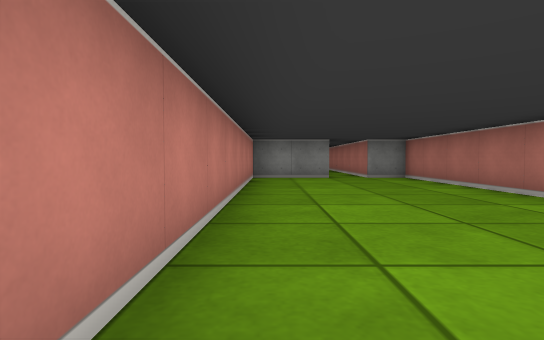
View 1 (above)

22 first-person views from a walk through a cub3D level. The camera is about half as high as the walls, tilts 2° down and sees 80° across. The floor is counted in squares. Each view is taken from the middle of a square. On the plan, view 1 faces up. The plan holds only what a view shows up to about 9 squares ahead; the rest is blank.

View 2
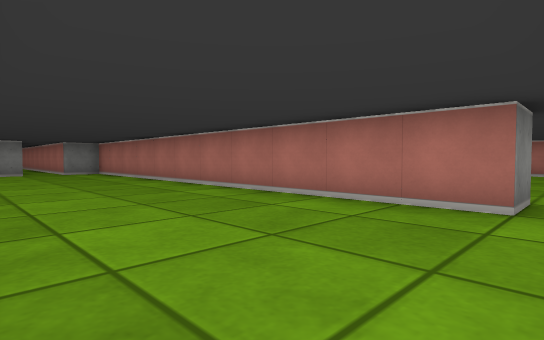

View 3
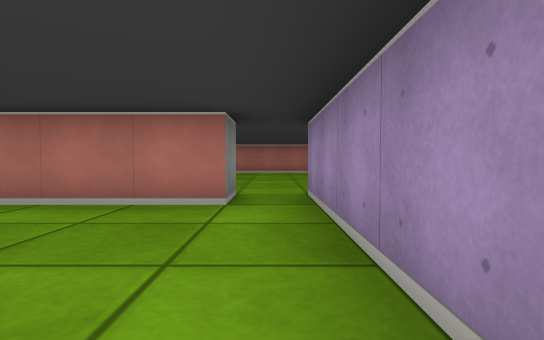

View 4
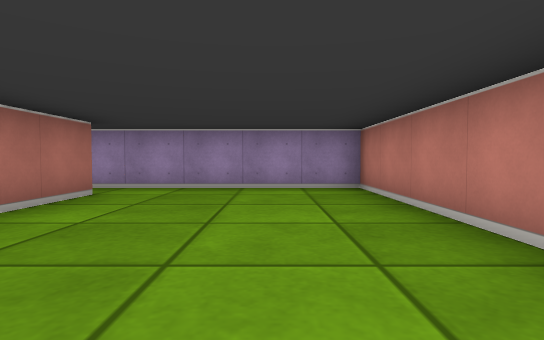

View 5
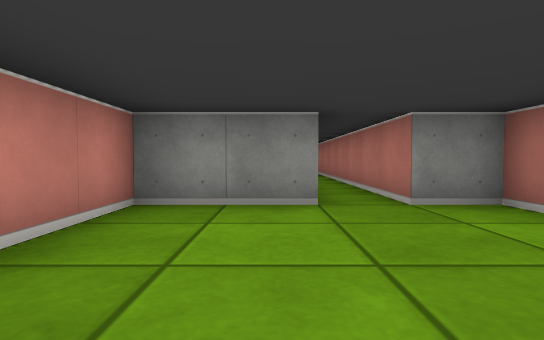

View 6
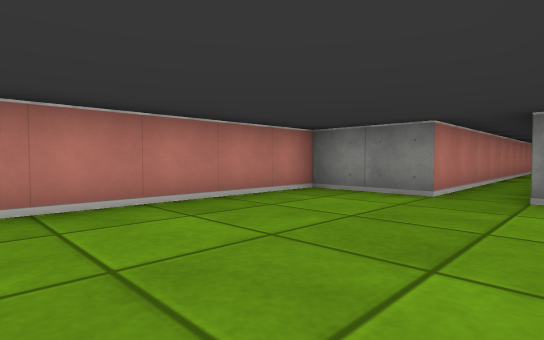

View 7
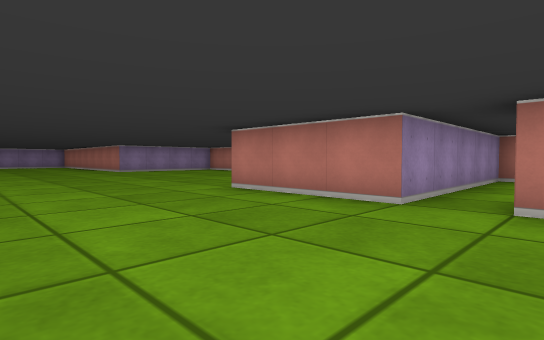

View 8
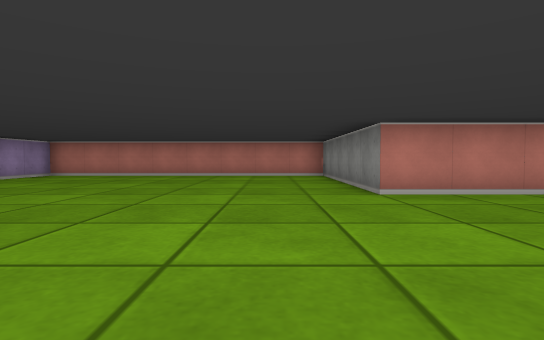

View 9
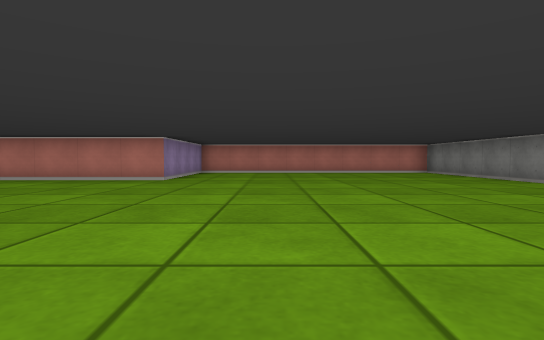

View 10
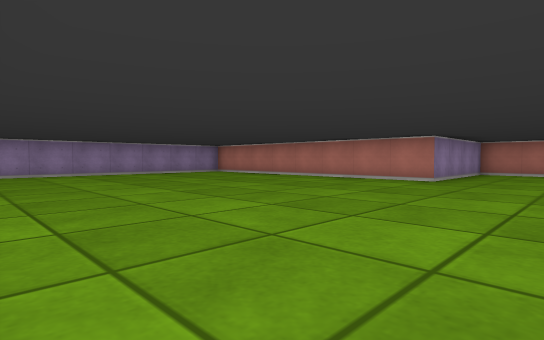

View 11
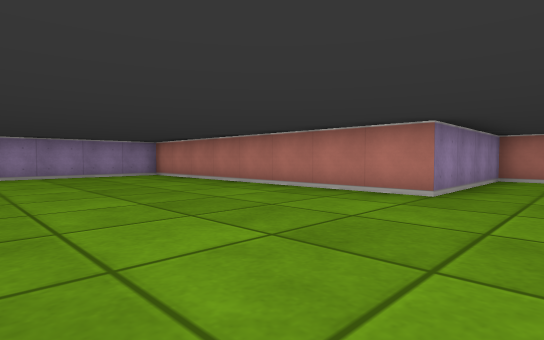

View 12
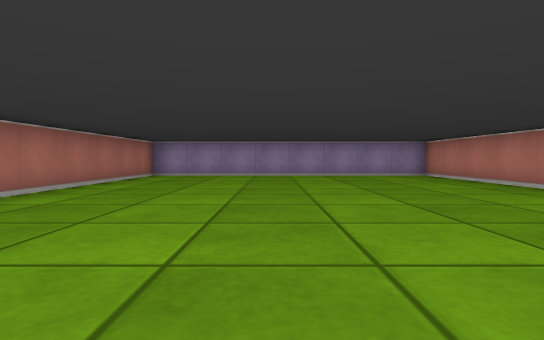

View 13
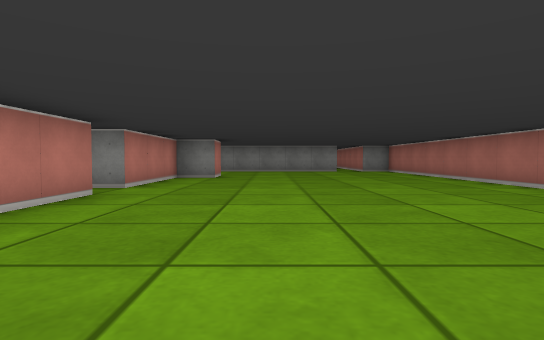

View 14
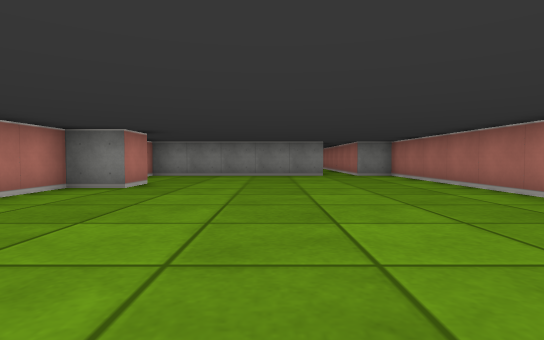

View 15
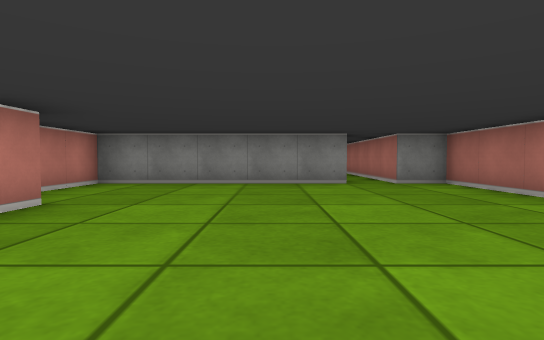

View 16
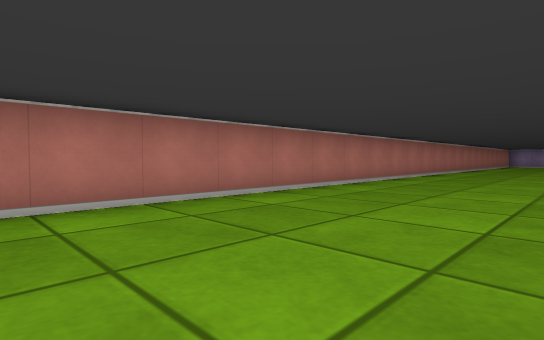

View 17
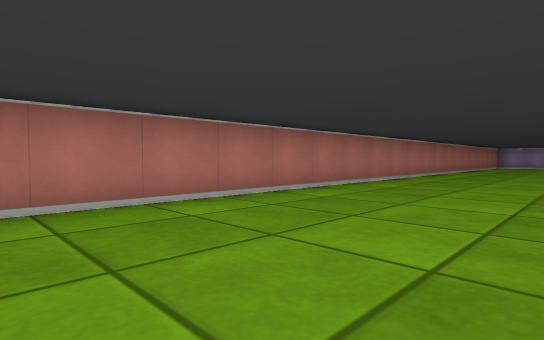

View 18
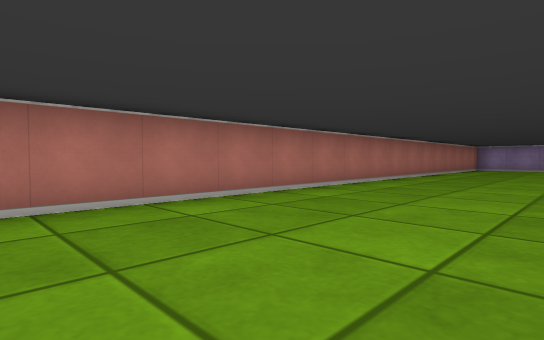

View 19
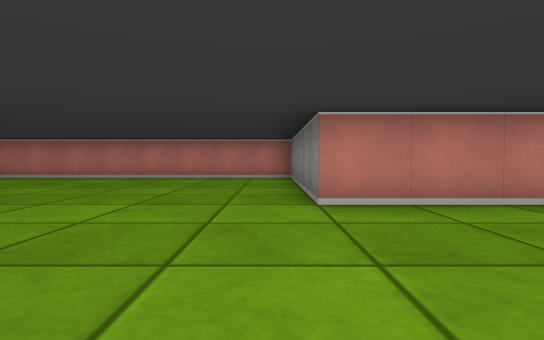

View 20
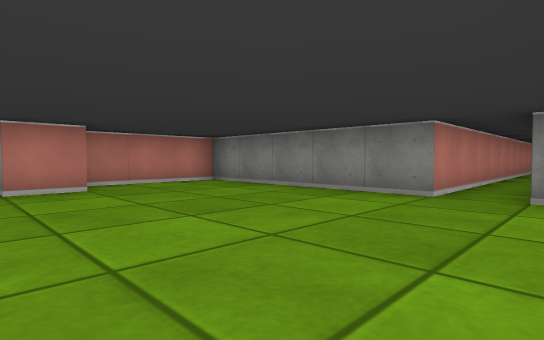

View 21
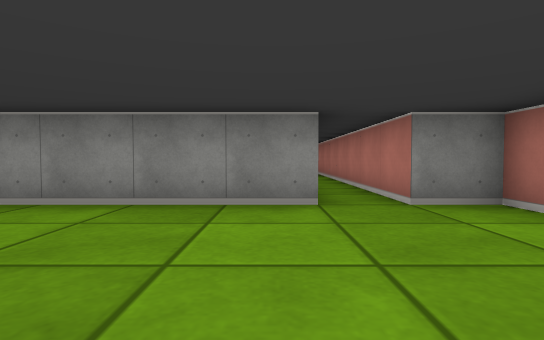

View 22
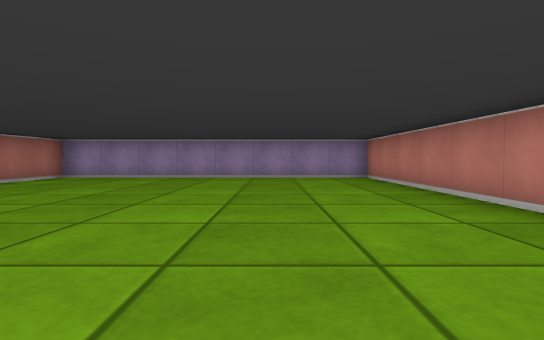

### Floor plan
Points are (right, up) in squares from view 1. A wall is a line through its corners. A room is listed if a view was taken in it or the views show most of it. See-through windows are left out.
Room 1 (views 1, 2, 3, 4, 5, 6)
walls: (1.5, 15.2) (1.5, 8.5) (-0.5, 8.5) (-0.5, -3.5) (4.5, -3.5); (4.5, -2.5) (3.5, -2.5) (3.5, 8.5) (2.5, 8.5) (2.5, 14)
ways out: opening at (4, -3) to room 2
Room 2 (views 7, 8, 9, 10, 11, 12, 13, 14, 15, 16, 17, 18, 19, 20, 21, 22)
walls: (4.5, -3.5) (4.5, -6.5) (-0.5, -6.5) (-0.5, -14.5) (3.5, -14.5) (3.5, -22.5) (11.5, -22.5) (11.5, 4.5) (10.5, 4.5) (10.5, 10); (5.5, 1.5) (5.5, 0.5) (4.5, 0.5) (4.5, -2.5); (9.5, 11.2) (9.5, 4.5) (4.5, 4.5) (4.5, 1.8)
ways out: opening at (4, -3) to room 1

Positions as (right, up) in squares from view 1, and headings:
1: (0, 0), facing up
2: (0, -3), facing up-right
3: (0, -3), facing right
4: (1, 2), facing down
5: (1, 5), facing up
6: (3, 4), facing up-left
7: (8, -2), facing down-left
8: (9, -8), facing left
9: (11, -12), facing left
10: (11, -12), facing down-left
11: (8, -13), facing down-left
12: (8, -13), facing down
13: (7, -8), facing up
14: (8, -5), facing up
15: (8, -2), facing up
16: (8, 0), facing down-right
17: (8, -3), facing down-right
18: (8, -7), facing down-right
19: (8, -7), facing left
20: (11, 0), facing up-left
21: (9, 1), facing up
22: (6, -14), facing down
